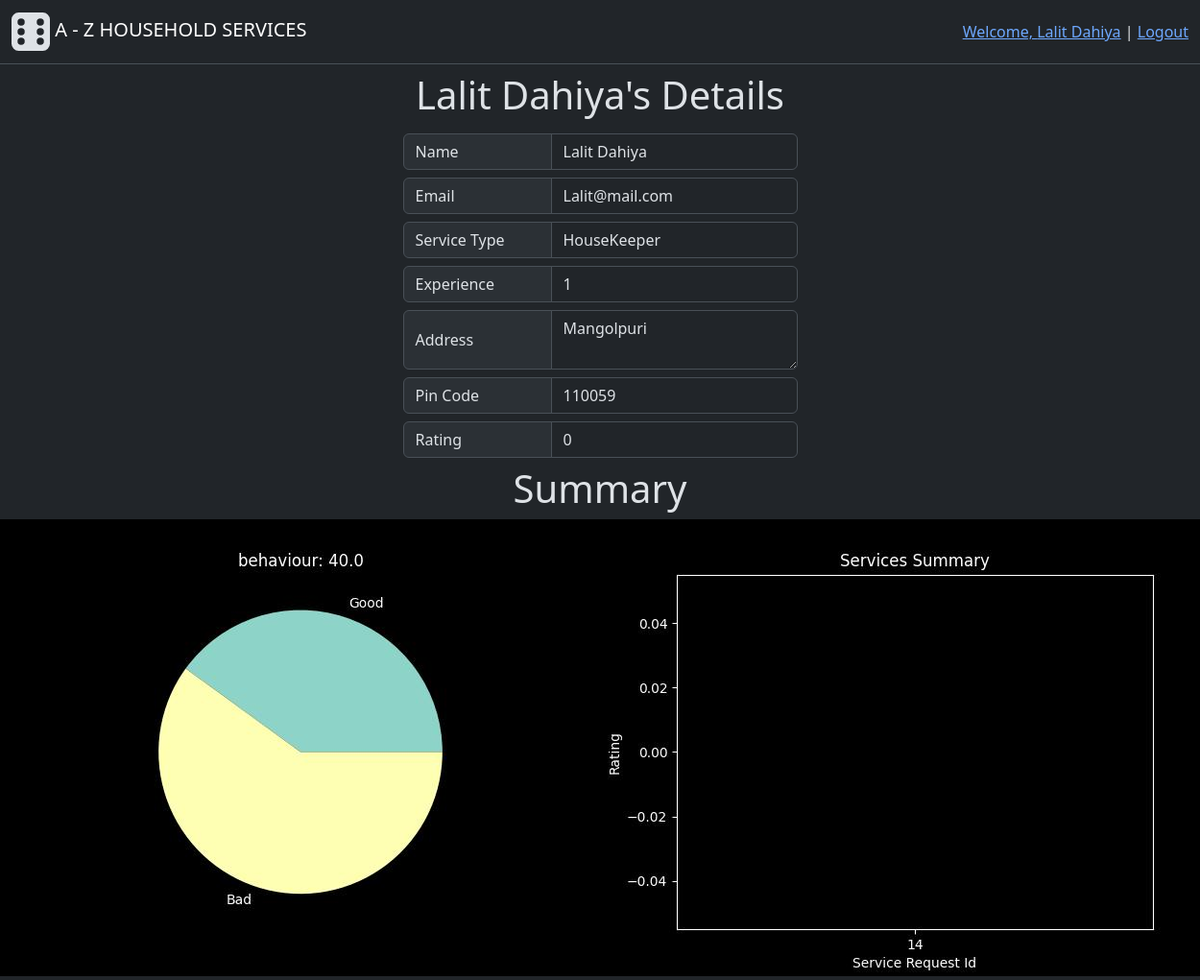
The app's page /user_info (signed in) with its own data.
### backend/modals.py (models this page shows, shortened)
class User(db.Model, UserMixin):
    id = db.Column(db.Integer(), primary_key=True)
    email = db.Column(db.String(60), unique=True, nullable=False)
    password = db.Column(db.String(), nullable=False)
    role = db.Column(db.Integer(), nullable=False, default=1) # 0-Admin, 1-Customer, 2-Professional
    name = db.Column(db.String(30), nullable=False)
    address = db.Column(db.String(100), nullable=False)
    pincode = db.Column(db.Integer(), nullable=False)
    status = db.Column(db.Integer(), nullable=False, default=1) # 0-inactive, 1-active
    rating = db.Column(db.Integer(), default=0)
    age = db.Column(db.Integer(), nullable=True) # newly added
    __table_args__ = (CheckConstraint("rating > 2", name="check_rating"),)
    service_requests = db.relationship("ServiceRequest", cascade="all, delete", backref="customer", lazy=True) # For accessing all the service requests created by a user(customer)
    professional_info = db.relationship("Professional", cascade="all, delete", backref="user", uselist=False) # one to one relation for accessing futher professional info
    def capitalised_name(self):
        return self.name.title()
    def update_ratings(self):
        if self.professional_info:
            ser_reqs = self.professional_info.service_requests
            number_of_services_req = len(ser_reqs)
            rating = 0
            for ser_req in ser_reqs:
                if ser_req.rating:
                    rating += ser_req.rating
            if number_of_services_req:
                self.rating = rating//number_of_services_req
            db.session.commit()

class Service(db.Model):
    id = db.Column(db.Integer(), primary_key=True)
    name = db.Column(db.String(30),unique=True, nullable=False)
    desc = db.Column(db.String(500), nullable=False)
    time_required = db.Column(db.Integer(), nullable=False) # Time required (in Hrs)
    price = db.Column(db.Float(), nullable=False)
    status = db.Column(db.Integer(), nullable=False, default=1) # 0-inactive, 1-active
    service_requests = db.relationship("ServiceRequest", cascade="all, delete", backref="services", lazy=True) # For accessing all the service requests having common service

class Professional(db.Model):
    id = db.Column(db.Integer(), primary_key=True)
    user_id = db.Column(db.Integer(), db.ForeignKey("user.id"),unique=True, nullable=False) #Foreign key - from User table
    service_type = db.Column(db.Integer(), db.ForeignKey("service.id"), nullable=False) #Foreign Key - from Service table
    experience = db.Column(db.Integer(), nullable=False)
    service = db.relationship("Service", backref="professionals", lazy=True)

### backend/controllers.py (the view)
@app.route("/user_info")
def user_info():
    if current_user.role==0:
        plot = get_plt_user_stats()
        if plot:
            plot.savefig("./static/image/plots/users_summery.jpeg")
            plot.clf()
        plot = get_plt_services_stats()
        if plot:
            plot.savefig("./static/image/plots/services_summery.jpeg")
            plot.clf()
    else:
        plot = get_plt_ratings()
        if plot:
            plot.savefig("./static/image/plots/rating_summery.jpeg")
            plot.clf()
        plot = get_plt_service_rating()
        if plot:
            plot.savefig("./static/image/plots/service_rating_summery.jpeg")
            plot.clf()
    return render_template("user_info.html")

### app.py (called while the page is built)
def setup_app(): #Initializations
    app = Flask(__name__)
    app.config["SQLALCHEMY_DATABASE_URI"] = "sqlite:///household_services.sqlite3" # Database file name
    app.config["SECRET_KEY"] = "123456"
    db.init_app(app) # Connecting database to flask app
    app.app_context().push() #Direct access to other modules
    login_manager = LoginManager(app) # For manageing user sessions
    login_manager.login_view = "login_page" # Redirect to "login_page" route funtion if someone try to access restricted route
    login_manager.login_message_category = "info"
    @login_manager.user_loader
    def load_user(user_id):
        return User.query.get(int(user_id))
    app.debug=True

### backend/controllers.py (called while the page is built)
def get_plt_ratings():
    plt.style.use('dark_background')
    try:
        rating = current_user.update_ratings()
        good = (rating/5)*100
        bad = 100-good
        data = [good, bad]
        labels = ["Good", "Bad"]
        plt.pie(data, labels=labels)
        plt.title(f"behaviour: {good}")
        return plt
    except:
        pass

def get_plt_service_rating():
    try:
        if current_user.professional_info:
            ser_reqs = current_user.professional_info.service_requests
        else:
            ser_reqs = current_user.service_requests
        services_req_list = []
        services_req_counts = []
        for ser_req in ser_reqs:
            services_req_list.append(str(ser_req.id))
            if ser_req.rating:
                services_req_counts.append(ser_req.rating)
            else:
                services_req_counts.append(0)
        plt.bar(services_req_list, services_req_counts)
        plt.title("Services Summary")
        plt.xlabel("Service Request Id")
        plt.ylabel("Rating")
        return plt
    except:
        pass

### templates/user_info.html
{% extends "base.html" %}
{% block content %}
<h1 class="text-center mt-2">{{current_user.capitalised_name()}}'s Details</h1>
<div class="d-flex flex-column  align-items-center mt-3">
    <form >
        <div class="col input-group mb-2">
            <span class="input-group-text width-140" >Name</span>
            <input type="text" class="form-control" value="{{current_user.name}}" readonly>
        </div>
        <div class="col input-group mb-2">
            <span class="input-group-text width-140" >Email</span>
            <input type="text" class="form-control" value="{{current_user.email}}" readonly>
        </div>
        {% if current_user.professional_info %}
            <div class="col input-group mb-2">
                <span class="input-group-text width-140" >Service Type</span>
                <input type="text" class="form-control" value="{{current_user.professional_info.service.name}}" readonly>
            </div>
            <div class="col input-group mb-2">
                <span class="input-group-text width-140" >Experience</span>
                <input type="text" class="form-control" value="{{current_user.professional_info.experience}}" readonly>
            </div>
        {% endif %}
        <div class="col input-group mb-2">
            <span class="input-group-text width-140" >Address</span>
            <textarea type="text" class="form-control" readonly>{{current_user.address}}</textarea>
        </div>
        <div class="col input-group mb-2">
            <span class="input-group-text width-140" >Pin Code</span>
            <input type="text" class="form-control" value="{{current_user.pincode}}" readonly>
        </div>
        <div class="col input-group mb-2">
            <span class="input-group-text width-140" >Rating</span>
            <input type="text" class="form-control" value="{{current_user.rating}}" readonly>
        </div>
    </form>
    <div class="h1">Summary</div>
    {% if current_user.role==0%}
    <div class="d-flex" >
        <img src="./static/image/plots/users_summery.jpeg" >
        <img src="./static/image/plots/services_summery.jpeg" >
    </div>
    {% else %}
        <div class="d-flex">
            <img src="./static/image/plots/rating_summery.jpeg" >
            <img src="./static/image/plots/service_rating_summery.jpeg" >
        </div>
    {% endif%}
</div>
{% endblock %}

### templates/base.html (shortened to what this page needs)
<!doctype html>
<html lang="en" data-bs-theme="dark">
  <head>
    <link href="https://cdn.jsdelivr.net/npm/bootstrap@5.3.3/dist/css/bootstrap.min.css" rel="stylesheet">
    <link href="/static/styles/general.css" rel="stylesheet">
  </head>
  <body>
    <div class="header">
        <nav class="navbar bg-dark border-bottom border-body" data-bs-theme="dark"">
            <div class="container-fluid">
                <a class="navbar-brand" href="{{ url_for('home_page')}}">
                    <img src="/static/image/icons/logo.svg">
                    A - Z HOUSEHOLD SERVICES
                </a>
                {% if current_user.is_authenticated %}
                  <div>
                    <a class="active" href="{{ url_for('user_info') }}">Welcome, {{ current_user.capitalised_name() }}</a>
                    |
                    <a class="active" href="{{ url_for('logout') }}">Logout</a>
                  </div>
                {% else %}
                  <div>
                    <a class="active"  href="{{ url_for('login_page') }}">Login</a>
                    |
                    <a class="active"  href="{{ url_for('professional_signup_page') }}">Register As Professional</a>
                  </div>
                {% endif %}
            </div>
        </nav>
    </div>
    {% block content %}
    {% endblock %}
  </body>
</html>

### static/styles/general.css (style rules this page uses)
.width-140 { width: 155px; }

### records on screen
User: capitalised_name "Lalit Dahiya", name "Lalit Dahiya", email "Lalit@mail.com", address "Mangolpuri", pincode "110059", rating "0"
Service: professional_info.service.name "HouseKeeper"
Professional: professional_info.experience "1"
